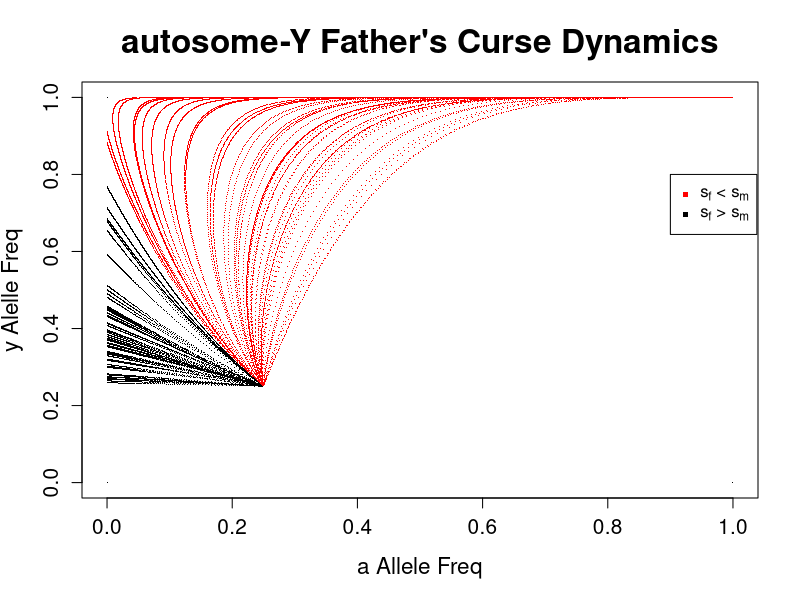

Write R code to recreate this figure.
# Model 6:  Y - autosome Father's curse - 11 Mar 2018
# Invasion and dynamics of Father's curse Y type with autosomal restorer

# female genotypes  AA   Aa       aa     
#   and fitnesses   1   1-sf/2   1-sf      

#   male genotypes AAY AaY aaY     AAy  Aay   aay
#   and fitnesses   1   1   1      1    1+sm/2  1+sm

# two egg types:     A and  a
# four sperm types:  AY   aY    Ay    ay

generations <- 5000
a<-c(0,1,1,0)
y<-c(0,0,1,1)
plot(a,y,pch=".",main="autosome-Y Father's Curse Dynamics",xlab='a Allele Freq',ylab='y Alelle Freq',font.lab=1.5,cex.main=2,cex.lab=1.35,cex.axis=1.25)
legend(0.9,0.8, legend=c(expression("s" [f]* " < s"[m]), expression("s" [f]* " > s"[m])),
       col=c("red", "black"),pch='.',pt.cex=5)

for (itest in 1:100){
  #Randomly draw values of sf and sm
  sf_val=.2*runif(1)
  sm_val=.2*runif(1)
  
  # Specify initial genotype frequencies (3 female, 6 male)
  A = 0.75
  a = 0.25
  Y = 0.75
  y = 0.25
  
  #Initialize genotype frequencies
  #Females
  AA = A * A
  Aa = 2 * A * a
  aa = a * a
  #Males
  AAY = A * A * Y
  AaY = 2 * A * a * Y
  aaY = a * a * Y
  AAy = A * A * y
  Aay = 2 * A * a * y
  aay = a * a * y
  
  for (gen in 1:generations) {
    # Weight each male and female genotype by fitness and normalize
    Fsum=(AA)+(1-(sf_val/2))*(Aa)+(1-sf_val)*(aa)
    AA=AA/Fsum
    Aa=((1-(sf_val/2))*Aa)/Fsum
    aa=((1-sf_val)*aa)/Fsum
    
    Msum=(AAY+AaY+aaY)+(AAy)+(1+(sm_val/2))*(Aay)+(1+sm_val)*(aay)
    AAY=AAY/Msum
    AaY=AaY/Msum
    aaY=aaY/Msum
    AAy=AAy/Msum
    Aay=((1+(sm_val/2))*Aay)/Msum
    aay=((1+sm_val)*aay)/Msum
    
    # Calculate the egg and sperm frequencies
    
    eA=AA+.5*Aa
    ea=aa+.5*Aa
    
    sAY=AAY+.5*AaY
    saY=aaY+.5*AaY
    sAy=AAy+.5*Aay
    say=aay+.5*Aay

    
    # Calculate zygote frequencies the next generation (zygotes are the same freq in both sexes)
    
    AA=eA*(sAY+sAy)
    Aa=eA*(saY+say)+ea*(sAY+sAy)
    aa=ea*(saY+say)
    
    #if (!(isTRUE(all.equal(AA + Aa + aa,1)))) {print ("Fzyg Err")}
    
    AAY=eA*sAY
    AaY=eA*saY+ea*sAY
    aaY=ea*saY
    AAy=eA*sAy
    Aay=eA*say+ea*sAy
    aay=ea*say

    #if (!(isTRUE(all.equal(AAY + AaY + aaY + AAy + Aay+ aay,1)))) {print ("Mzyg Err")}
    
    current_a_female <- (2*aa + Aa)/(2*(AA+Aa+aa))
    current_a_male <- (2*aaY + 2 *aay + AaY + Aay)/(2*(AAY + AaY +aaY + AAy + Aay + aay))
    afreq <- (current_a_female + current_a_male)/2     
    
    yfreq=(AAy+Aay+aay)/(AAY+AaY+aaY+AAy+Aay+aay)
    
    if (sf_val>sm_val){
      points(afreq,yfreq,pch=".")
    } else {
      points(afreq,yfreq,pch=".",col="red")
    } 
  }
}